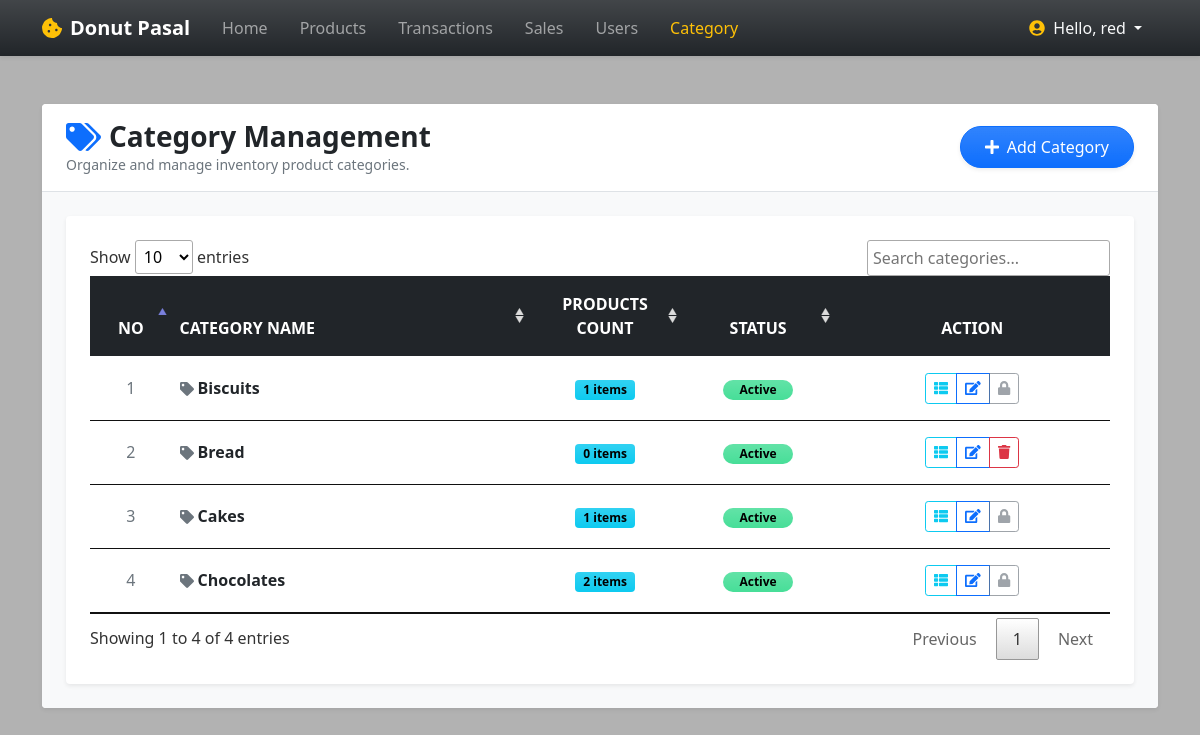
Screenshot of /?page=maintenance (signed in) with the database file from the repository.
### tables this page shows
CREATE TABLE `category_list` (
  `category_id` int(30) NOT NULL,
  `name` text NOT NULL,
  `description` text NOT NULL,
  `status` tinyint(1) NOT NULL DEFAULT 1,
  `delete_flag` tinyint(1) NOT NULL DEFAULT 0,
  `date_created` datetime NOT NULL DEFAULT current_timestamp(),
  `date_updated` datetime DEFAULT NULL ON UPDATE current_timestamp()
);

### maintenance.php (the view, shortened to what this page needs)
<?php
require_once("DBConnection.php");
?>
<div class="content py-4">
    <div class="card border-0 shadow-sm rounded-4 overflow-hidden">
        <div class="card-header bg-white border-bottom py-3 px-4 d-flex justify-content-between align-items-center">
            <div>
                <h3 class="fw-bold text-dark mb-0"><span class="fa fa-tags me-2 text-primary"></span>Category Management</h3>
                <p class="text-muted small mb-0">Organize and manage inventory product categories.</p>
            </div>
            <div>
                <button id="new_category" class="btn btn-primary bg-gradient px-4 py-2 rounded-pill shadow-sm fw-semibold" type="button">
                    <i class="fa fa-plus me-1"></i> Add Category
                </button>
            </div>
        </div>
        <div class="card-body p-4 bg-light">
            <div class="card border-0 shadow-sm rounded-4 bg-white">
                <div class="card-body p-4">
                    <div class="table-responsive">
                        <table class="table table-hover align-middle mb-0" id="category-tbl">
                            <thead class="table-dark text-uppercase fs-7">
                                <tr>
                                    <th class="text-center py-3 px-2" style="width: 8%;">No</th>
                                    <th class="py-3 px-2" style="width: 35%;">Category Name</th>
                                    <th class="text-center py-3 px-2" style="width: 15%;">Products Count</th>
                                    <th class="text-center py-3 px-2" style="width: 15%;">Status</th>
                                    <th class="text-center py-3 px-2" style="width: 27%;">Action</th>
                                </tr>
                            </thead>
                            <tbody>
                                <?php
                                $query_str = "SELECT c.*, COUNT(p.product_id) as product_count
                                              FROM `category_list` c
                                              LEFT JOIN `product_list` p ON c.category_id = p.category_id AND p.delete_flag = 0
                                              WHERE c.delete_flag = 0
                                              GROUP BY c.category_id
                                              ORDER BY c.name ASC";
                                $stmt = $conn->prepare($query_str);
                                if ($stmt) {
                                    $stmt->execute();
                                    $cat_qry = $stmt->get_result();
                                    $i = 1;
                                    if ($cat_qry && $cat_qry->num_rows > 0):
                                        while ($row = $cat_qry->fetch_assoc()):
                                            $has_products = intval($row['product_count']) > 0;
                                ?>
                                <tr>
                                    <td class="text-center py-3 px-2 fw-semibold text-muted"><?php echo $i++; ?></td>
                                    <td class="py-3 px-2 fw-bold text-dark">
                                        <i class="fa fa-tag text-muted me-1 small"></i><?php echo htmlspecialchars($row['name']); ?>
                                    </td>
                                    <td class="text-center py-3 px-2">
                                        <span class="badge bg-info bg-gradient px-2 py-1"><?php echo number_format($row['product_count']); ?> items</span>
                                    </td>
                                    <td class="text-center py-3 px-2">
                                        <?php if (isset($row['status']) && $row['status'] == 1): ?>
                                            <span class="badge bg-success bg-gradient px-3 py-1 rounded-pill">Active</span>
                                        <?php else: ?>
                                            <span class="badge bg-danger bg-gradient px-3 py-1 rounded-pill">Inactive</span>
                                        <?php endif; ?>
                                    </td>
                                    <td class="text-center py-3 px-2">
                                        <div class="btn-group btn-group-sm" role="group">
                                            <button type="button" class="view_category btn btn-outline-info px-2 rounded-start-pill" title="View Details" data-id="<?php echo $row['category_id']; ?>">
                                                <i class="fa fa-th-list"></i>
                                            </button>
                                            <button type="button" class="edit_category btn btn-outline-primary px-2" title="Edit Category" data-id="<?php echo $row['category_id']; ?>">
                                                <i class="fa fa-edit"></i>
                                            </button>
                                            <?php if ($has_products): ?>
                                                <button type="button" class="btn btn-outline-secondary px-2 rounded-end-pill" title="Cannot delete: Category contains linked products" disabled>
                                                    <i class="fa fa-lock"></i>
                                                </button>
                                            <?php else: ?>
                                                <button type="button" class="delete_category btn btn-outline-danger px-2 rounded-end-pill" title="Delete Category" data-id="<?php echo $row['category_id']; ?>" data-name="<?php echo htmlspecialchars($row['name']); ?>">
                                                    <i class="fa fa-trash"></i>
                                                </button>
                                            <?php endif; ?>
                                        </div>
                                    </td>
                                </tr>
                                <?php
                                        endwhile;
                                    else:
                                ?>
                                <tr>
                                    <td colspan="5" class="text-center py-4 text-muted fst-italic">No categories listed yet.</td>
                                </tr>
                                <?php
                                    endif;
                                }
                                ?>
                            </tbody>
                        </table>
                    </div>
                </div>
            </div>
        </div>
    </div>
</div>

### index.php (shortened to what this page needs)
<?php
$page = isset($_GET['page']) ? trim($_GET['page']) : 'home';
?>
<!DOCTYPE html>
<html lang="en">
<head>
    <link rel="stylesheet" href="./Font-Awesome-master/css/all.min.css">
    <link rel="stylesheet" href="./css/bootstrap.min.css">
    <link rel="stylesheet" href="./select2/css/select2.min.css">
    <link rel="stylesheet" href="./DataTables/datatables.min.css">
    <link rel="stylesheet" href="css/style.css">
</head>
<body>
    <main>
        <nav class="navbar navbar-expand-lg navbar-dark bg-dark bg-gradient shadow-sm" id="topNavBar">
            <div class="container">
                <a class="navbar-brand fw-bold" href="./"><i class="fa fa-cookie-bite me-2 text-warning"></i>Donut Pasal</a>
                <div class="collapse navbar-collapse" id="navbarNav">
                    <ul class="navbar-nav me-auto">
                        <li class="nav-item">
                            <a class="nav-link px-3 <?php echo ($page == 'home') ? 'active fw-semibold text-warning' : ''; ?>" href="./">Home</a>
                        </li>
                        <li class="nav-item">
                            <a class="nav-link px-3 <?php echo ($page == 'products') ? 'active fw-semibold text-warning' : ''; ?>" href="./?page=products">Products</a>
                        </li>
                        <li class="nav-item">
                            <a class="nav-link px-3 <?php echo ($page == 'sales') ? 'active fw-semibold text-warning' : ''; ?>" href="./?page=sales">Transactions</a>
                        </li>
                        <li class="nav-item">
                            <a class="nav-link px-3 <?php echo ($page == 'sales_report') ? 'active fw-semibold text-warning' : ''; ?>" href="./?page=sales_report">Sales</a>
                        </li>
                        <li class="nav-item">
                            <a class="nav-link px-3 <?php echo ($page == 'users') ? 'active fw-semibold text-warning' : ''; ?>" href="./?page=users">Users</a>
                        </li>
                        <li class="nav-item">
                            <a class="nav-link px-3 <?php echo ($page == 'maintenance') ? 'active fw-semibold text-warning' : ''; ?>" href="./?page=maintenance">Category</a>
                        </li>
                    </ul>
                    <div class="d-flex align-items-center">
                        <div class="dropdown">
                            <button class="btn btn-outline-light dropdown-toggle bg-transparent border-0 rounded-pill px-3 py-2" type="button" id="dropdownMenuButton1" data-bs-toggle="dropdown" aria-expanded="false">
                                <i class="fa fa-user-circle me-1 text-warning"></i> <?php echo isset($_SESSION['username']) ? "Hello, " . htmlspecialchars($_SESSION['username']) : "Please login"; ?>
                            </button>
                        </div>
                    </div>
                </div>
            </div>
        </nav>
        <div class="container py-4" id="page-container">
            <?php
                $target_file = $page . '.php';
                if (file_exists($target_file)) {
                    include $target_file;
                } else {
                    echo "<div class='alert alert-danger rounded-3 shadow-sm'>Page not found.</div>";
                }
            ?>
        </div>
    </main>
</body>
</html>

### index.php (style rules this page uses)
:root { --bs-success-rgb: 71, 222, 152 !important; }
html, body { height: 100%; width: 100%; }
@media screen { body { background-image: url('images/bg.jpg') !important; background-size: cover; background-repeat: no-repeat; background-position: center center; backdrop-filter: brightness(0.7); } }
main { height: 100%; display: flex; flex-flow: column; }
#page-container { flex: 1 1 auto; overflow: auto; }
#topNavBar { flex: 0 1 auto; }

### rows the page displays
category_list: name "Biscuits", product_count "1", status "Active"
category_list: name "Bread", product_count "0", status "Active"
category_list: name "Cakes", product_count "1", status "Active"
category_list: name "Chocolates", product_count "2", status "Active"

### other values shown
$_SESSION['username'] "red"
